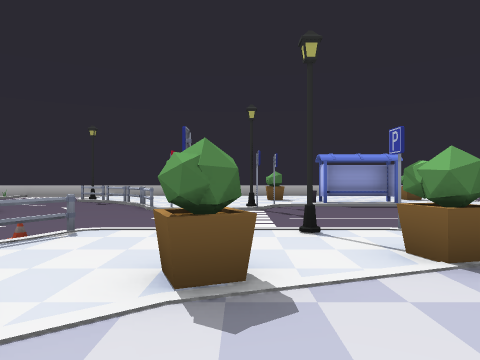
View 1 (above)

20 first-person views from a walk through a Unity game level. The camera is 1.4 m above the floor, looks level and sees 70° across. The floor is counted in squares, 2 m on a side. Each view is taken from the middle of a square. On the plan, view 1 faces up. The plan holds only what a view shows up to about 11 squares ahead; the rest is blank. The place goes on beyond the plan.

View 2
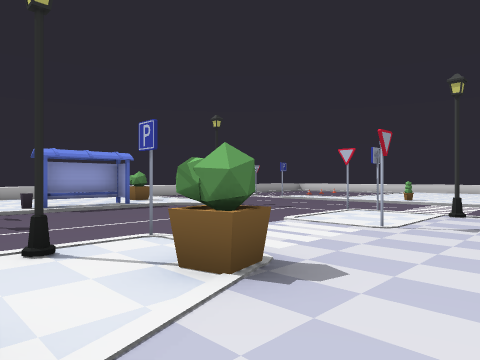

View 3
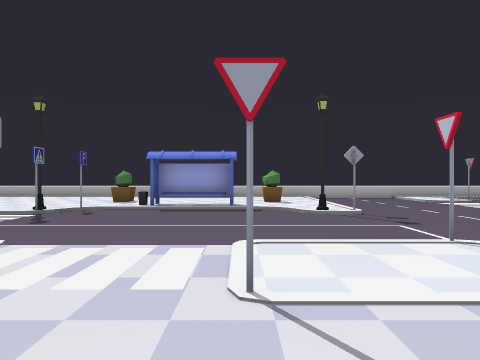

View 4
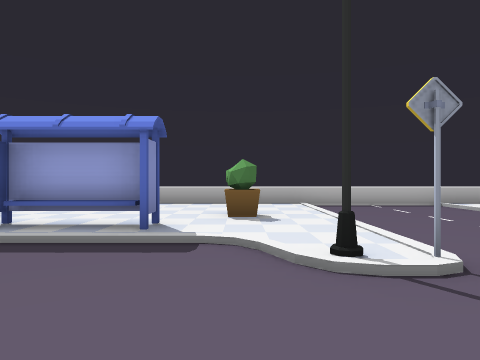

View 5
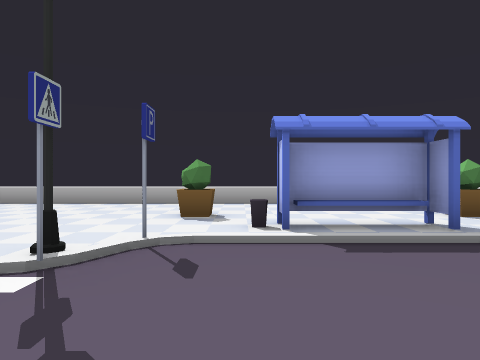

View 6
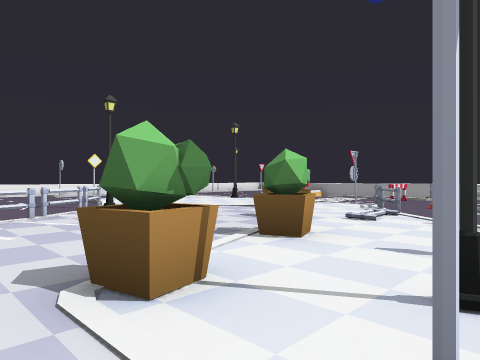

View 7
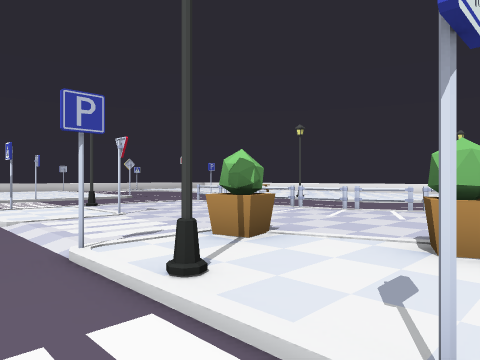

View 8
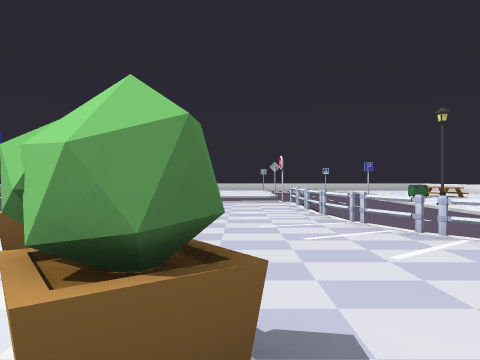

View 9
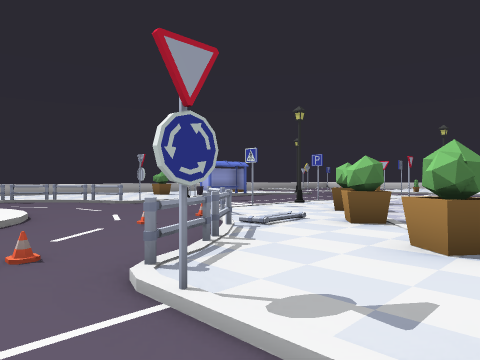

View 10
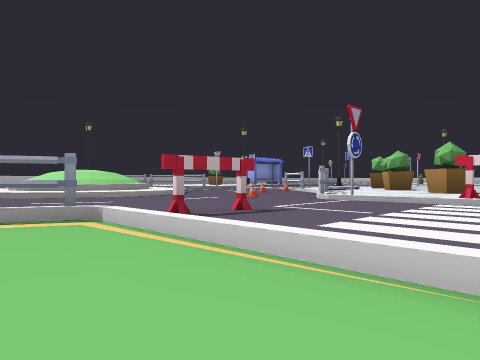

View 11
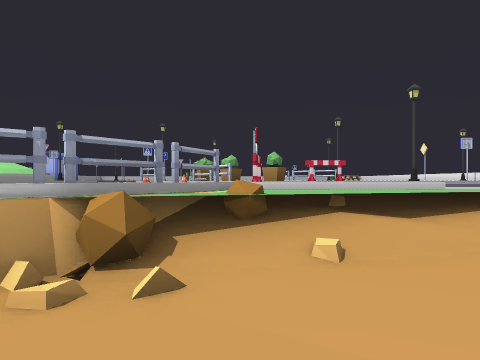

View 12
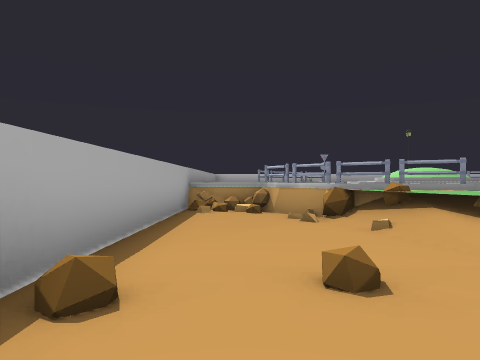

View 13
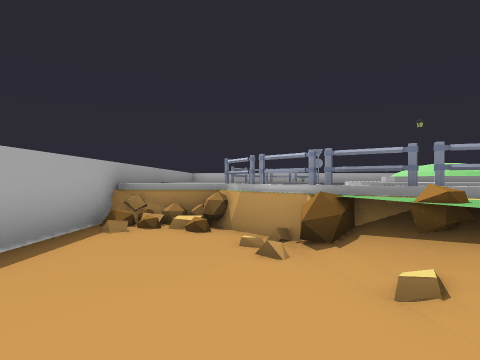

View 14
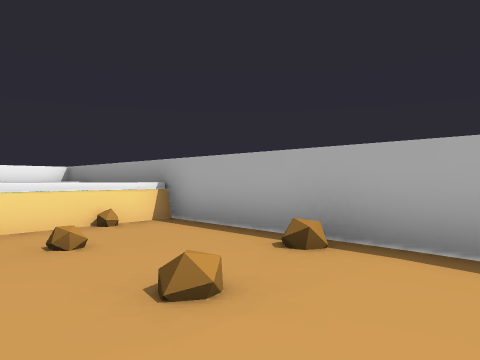

View 15
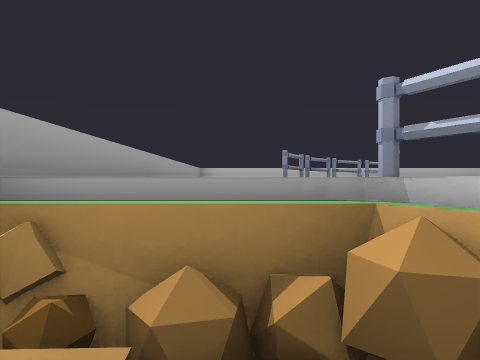

View 16
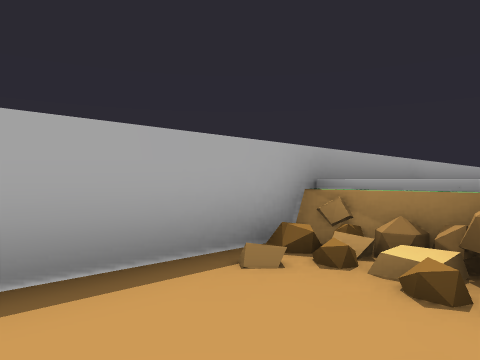

View 17
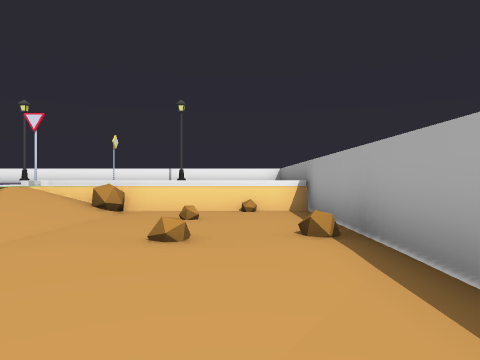

View 18
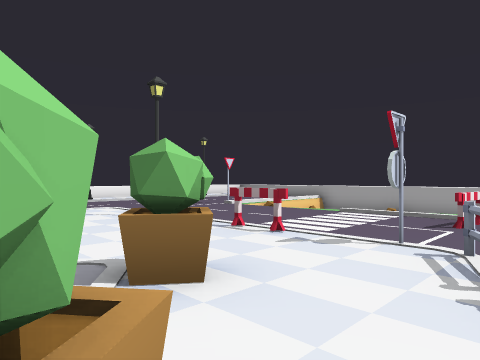

View 19
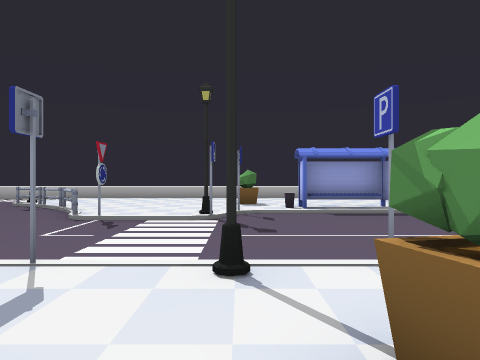

View 20
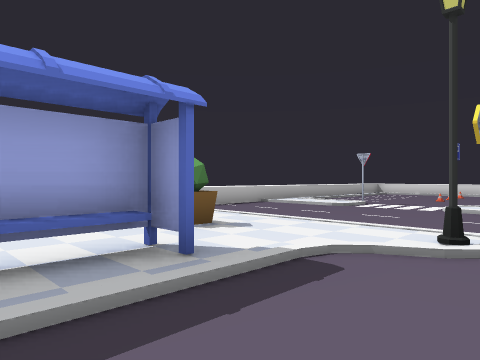

### Floor plan
Key: @ floor where view 1 was taken; # wall or solid block; . main floor; - floor 0.25 m lower than the main floor; _ floor 1.25 m lower than the main floor; < floor 1.5 m lower than the main floor; / step, stairs or slope; = window, fence, low wall or low ledge; ^ raised ledge; v drop or lower ground; T thing the floor can be seen under or through; S streetlight; B barrier; O other object.
Columns run from 16 left of view 1 to 14 right of it. Each row starts with its distance up from view 1.
 16            ^^^^^^^^^^^^^ ^^^^^
 15             ............/..../
 14 ^           ............/..../
 13 ^         /O............/....#
 12 ^    ##   /##....#....#./......
 11 ^         ..#.....=TT.../......
 10 ^  #      ...#...#////../...
  9 ^  #      ....#.S/.....S/...
  8 ^         /................
  7 ^     //  /...............
  6 ^     /////................
  5 ^...  .////.../#/S#..//#....
  4 ##v#  ../....#..........#...
  3 ##<## ......./....#..#.S/..
  2 #__#=#.....##/........../..
  1 #__</=-BB.##..#........./.
  0 #___#--.../.....@......./
 -1 #____=-...B.......TTT.##
 -2 #____/-.../...  TT.......
 -3 ##___/-.../... ST........
 -4 #____//...S... /.....////
 -5 #____//.. /.   /.../ .S..
 -6 #==v==/.. /.   ..
 -7 ^
 -8 ^
 -9 ^
-10 ^
-11 ^
-12  ^^

Positions as (right, up) in squares from view 1, and headings:
1: (0, 0), facing up
2: (0, 1), facing up-right
3: (5, 1), facing up
4: (6, 6), facing up
5: (2, 6), facing up
6: (3, 5), facing down-left
7: (-1, 6), facing down-right
8: (-3, 1), facing right
9: (-7, -1), facing up-right
10: (-11, -2), facing up-right
11: (-15, 1), facing right
12: (-14, -5), facing up
13: (-13, -2), facing up
14: (-12, -1), facing down-left
15: (-14, 3), facing up
16: (-13, 1), facing up-left
17: (-14, 1), facing down
18: (-2, 2), facing down-left
19: (1, 2), facing up
20: (3, 8), facing up-right
